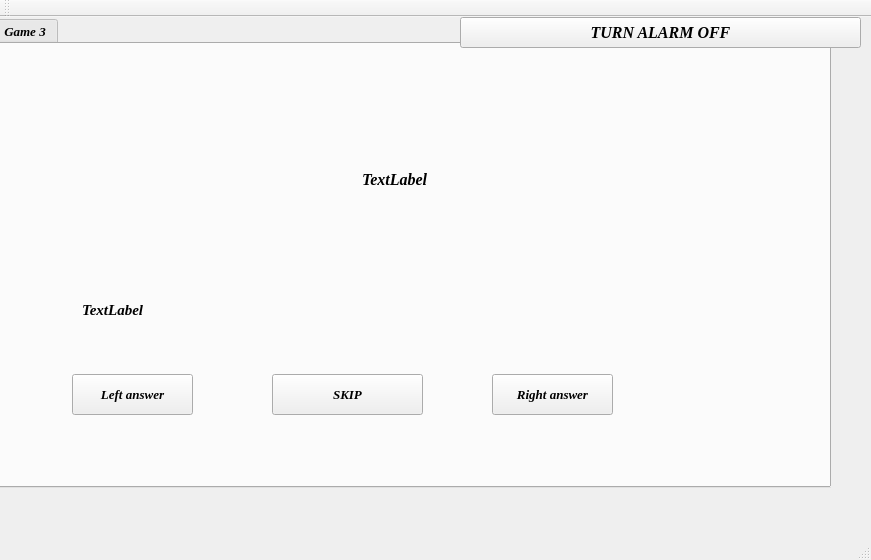
<?xml version="1.0" encoding="UTF-8"?>
<ui version="4.0">
 <class>Game</class>
 <widget class="QMainWindow" name="Game">
  <property name="geometry">
   <rect>
    <x>0</x>
    <y>0</y>
    <width>871</width>
    <height>560</height>
   </rect>
  </property>
  <property name="font">
   <font>
    <family>Times New Roman</family>
    <pointsize>10</pointsize>
    <weight>75</weight>
    <italic>true</italic>
    <bold>true</bold>
   </font>
  </property>
  <property name="windowTitle">
   <string>Game</string>
  </property>
  <widget class="QWidget" name="centralWidget">
   <widget class="QTabWidget" name="tabWidget">
    <property name="geometry">
     <rect>
      <x>-140</x>
      <y>0</y>
      <width>971</width>
      <height>471</height>
     </rect>
    </property>
    <property name="currentIndex">
     <number>0</number>
    </property>
    <widget class="QWidget" name="tab_3">
     <attribute name="title">
      <string>Game 1</string>
     </attribute>
     <widget class="QLabel" name="label_2">
      <property name="geometry">
       <rect>
        <x>40</x>
        <y>10</y>
        <width>671</width>
        <height>41</height>
       </rect>
      </property>
      <property name="font">
       <font>
        <family>Times New Roman</family>
        <pointsize>12</pointsize>
        <weight>75</weight>
        <italic>true</italic>
        <bold>true</bold>
        <underline>true</underline>
       </font>
      </property>
      <property name="frameShape">
       <enum>QFrame::NoFrame</enum>
      </property>
      <property name="frameShadow">
       <enum>QFrame::Raised</enum>
      </property>
      <property name="margin">
       <number>0</number>
      </property>
     </widget>
     <widget class="QPushButton" name="pushButton">
      <property name="geometry">
       <rect>
        <x>210</x>
        <y>330</y>
        <width>121</width>
        <height>41</height>
       </rect>
      </property>
      <property name="text">
       <string>Left answer</string>
      </property>
     </widget>
     <widget class="QPushButton" name="pushButton_2">
      <property name="geometry">
       <rect>
        <x>410</x>
        <y>330</y>
        <width>151</width>
        <height>41</height>
       </rect>
      </property>
      <property name="text">
       <string>SKIP</string>
      </property>
     </widget>
     <widget class="QPushButton" name="pushButton_3">
      <property name="geometry">
       <rect>
        <x>630</x>
        <y>330</y>
        <width>121</width>
        <height>41</height>
       </rect>
      </property>
      <property name="text">
       <string>Right answer</string>
      </property>
     </widget>
     <widget class="QLabel" name="label_4">
      <property name="geometry">
       <rect>
        <x>60</x>
        <y>90</y>
        <width>371</width>
        <height>101</height>
       </rect>
      </property>
      <property name="font">
       <font>
        <family>Times New Roman</family>
        <pointsize>12</pointsize>
        <italic>true</italic>
       </font>
      </property>
      <property name="text">
       <string>TextLabel</string>
      </property>
     </widget>
     <widget class="QLabel" name="label_3">
      <property name="geometry">
       <rect>
        <x>500</x>
        <y>90</y>
        <width>321</width>
        <height>91</height>
       </rect>
      </property>
      <property name="font">
       <font>
        <family>Times New Roman</family>
        <pointsize>12</pointsize>
        <italic>true</italic>
       </font>
      </property>
      <property name="text">
       <string>TextLabel</string>
      </property>
     </widget>
     <widget class="QLabel" name="Answer_label">
      <property name="geometry">
       <rect>
        <x>220</x>
        <y>230</y>
        <width>561</width>
        <height>71</height>
       </rect>
      </property>
      <property name="font">
       <font>
        <family>Times New Roman</family>
        <pointsize>11</pointsize>
        <weight>75</weight>
        <italic>true</italic>
        <bold>true</bold>
       </font>
      </property>
      <property name="text">
       <string>TextLabel</string>
      </property>
     </widget>
    </widget>
    <widget class="QWidget" name="tab">
     <attribute name="title">
      <string>Game 2</string>
     </attribute>
     <widget class="QLabel" name="label_5">
      <property name="geometry">
       <rect>
        <x>330</x>
        <y>10</y>
        <width>321</width>
        <height>51</height>
       </rect>
      </property>
      <property name="font">
       <font>
        <family>Times New Roman</family>
        <pointsize>16</pointsize>
        <weight>75</weight>
        <italic>true</italic>
        <bold>true</bold>
       </font>
      </property>
      <property name="text">
       <string>Math Problems</string>
      </property>
      <property name="alignment">
       <set>Qt::AlignCenter</set>
      </property>
     </widget>
     <widget class="QLabel" name="label_6">
      <property name="geometry">
       <rect>
        <x>260</x>
        <y>90</y>
        <width>451</width>
        <height>41</height>
       </rect>
      </property>
      <property name="font">
       <font>
        <family>Times New Roman</family>
        <pointsize>15</pointsize>
        <weight>75</weight>
        <italic>true</italic>
        <bold>true</bold>
       </font>
      </property>
      <property name="focusPolicy">
       <enum>Qt::NoFocus</enum>
      </property>
      <property name="text">
       <string>TextLabel</string>
      </property>
      <property name="alignment">
       <set>Qt::AlignCenter</set>
      </property>
     </widget>
     <widget class="QLineEdit" name="lineEdit">
      <property name="geometry">
       <rect>
        <x>460</x>
        <y>190</y>
        <width>131</width>
        <height>31</height>
       </rect>
      </property>
      <property name="font">
       <font>
        <family>Times New Roman</family>
        <pointsize>11</pointsize>
        <weight>75</weight>
        <italic>true</italic>
        <bold>true</bold>
       </font>
      </property>
     </widget>
     <widget class="QLabel" name="label_7">
      <property name="geometry">
       <rect>
        <x>340</x>
        <y>190</y>
        <width>111</width>
        <height>31</height>
       </rect>
      </property>
      <property name="font">
       <font>
        <family>Times New Roman</family>
        <pointsize>11</pointsize>
        <weight>75</weight>
        <italic>true</italic>
        <bold>true</bold>
       </font>
      </property>
      <property name="text">
       <string>Answer</string>
      </property>
      <property name="alignment">
       <set>Qt::AlignCenter</set>
      </property>
     </widget>
     <widget class="QPushButton" name="pushButton_4">
      <property name="geometry">
       <rect>
        <x>390</x>
        <y>320</y>
        <width>191</width>
        <height>41</height>
       </rect>
      </property>
      <property name="font">
       <font>
        <family>Times New Roman</family>
        <pointsize>13</pointsize>
        <weight>75</weight>
        <italic>true</italic>
        <bold>true</bold>
       </font>
      </property>
      <property name="text">
       <string>Check</string>
      </property>
     </widget>
    </widget>
    <widget class="QWidget" name="tab_2">
     <attribute name="title">
      <string>Game 3</string>
     </attribute>
     <widget class="QGraphicsView" name="graphicsView">
      <property name="geometry">
       <rect>
        <x>0</x>
        <y>0</y>
        <width>891</width>
        <height>270</height>
       </rect>
      </property>
     </widget>
     <widget class="QPushButton" name="pushButton_5">
      <property name="geometry">
       <rect>
        <x>440</x>
        <y>320</y>
        <width>121</width>
        <height>41</height>
       </rect>
      </property>
      <property name="text">
       <string>Check</string>
      </property>
     </widget>
     <widget class="QLabel" name="order">
      <property name="geometry">
       <rect>
        <x>520</x>
        <y>270</y>
        <width>311</width>
        <height>21</height>
       </rect>
      </property>
      <property name="text">
       <string>TextLabel</string>
      </property>
     </widget>
    </widget>
   </widget>
   <widget class="QPushButton" name="pushButton_6">
    <property name="geometry">
     <rect>
      <x>460</x>
      <y>0</y>
      <width>401</width>
      <height>31</height>
     </rect>
    </property>
    <property name="font">
     <font>
      <family>Times New Roman</family>
      <pointsize>12</pointsize>
      <weight>75</weight>
      <bold>true</bold>
     </font>
    </property>
    <property name="text">
     <string>TURN ALARM OFF</string>
    </property>
   </widget>
  </widget>
  <widget class="QMenuBar" name="menuBar">
   <property name="geometry">
    <rect>
     <x>0</x>
     <y>0</y>
     <width>871</width>
     <height>22</height>
    </rect>
   </property>
  </widget>
  <widget class="QToolBar" name="mainToolBar">
   <attribute name="toolBarArea">
    <enum>TopToolBarArea</enum>
   </attribute>
   <attribute name="toolBarBreak">
    <bool>false</bool>
   </attribute>
  </widget>
  <widget class="QStatusBar" name="statusBar"/>
 </widget>
 <layoutdefault spacing="6" margin="11"/>
 <resources/>
 <connections/>
</ui>
